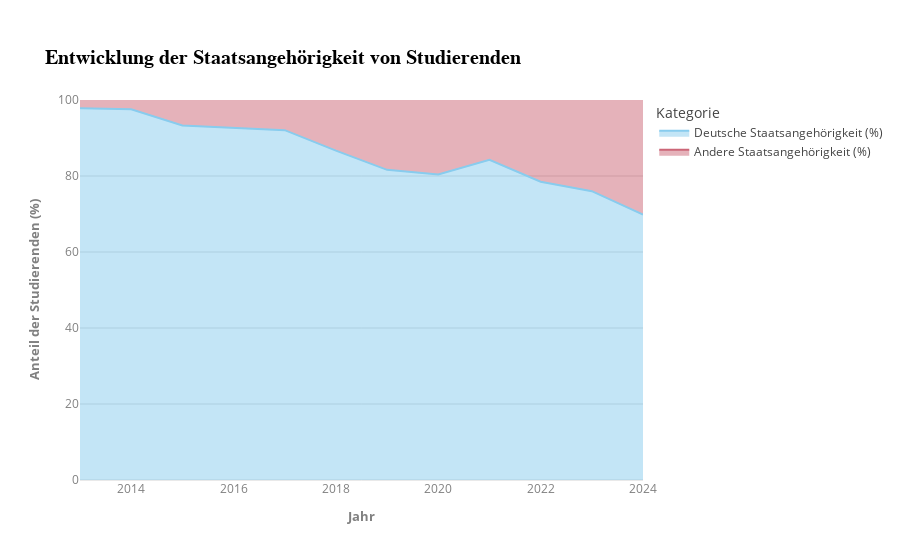

The cell this chart's notebook holds for it:
### Code cell
fig = px.area(
    df_staatsangehoerigkeit, 
    x="Jahr", 
    y=["Deutsche Staatsangehörigkeit (%)", "Andere Staatsangehörigkeit (%)"], 
    title="Entwicklung der Staatsangehörigkeit von Studierenden",
    labels={"value": "Anteil (%)", "variable": "Staatsangehörigkeit"},
    color_discrete_sequence=px.colors.qualitative.Safe,
    template="infoviz"
)

fig.update_layout(
    template="infoviz",
    xaxis_title="Jahr",
    yaxis_title="Anteil der Studierenden (%)",
    yaxis=dict(range=[0, 100]),  # Da die Summe 100% ergibt
    legend_title="Kategorie"
)

fig.show()

### Figure 1 — Plotly figure (JSON) as saved in the notebook; plotly's stock layout.template omitted (floating-point values rounded to 4 significant figures)
{"data": [{"fillpattern": {"shape": ""}, "hovertemplate": "Staatsangehörigkeit=Deutsche Staatsangehörigkeit (%)<br>Jahr=%{x}<br>Anteil (%)=%{y}<extra></extra>", "legendgroup": "Deutsche Staatsangehörigkeit (%)", "line": {"color": "rgb(136, 204, 238)"}, "marker": {"symbol": "circle"}, "mode": "lines", "name": "Deutsche Staatsangehörigkeit (%)", "orientation": "v", "showlegend": true, "stackgroup": "1", "type": "scatter", "x": ["2013", "2014", "2015", "2016", "2017", "2018", "2019", "2020", "2021", "2022", "2023", "2024"], "xaxis": "x", "y": [97.85, 97.54, 93.3, 92.75, 92.07, 86.67, 81.62, 80.4, 84.27, 78.5, 76.0, 69.86], "yaxis": "y"}, {"fillpattern": {"shape": ""}, "hovertemplate": "Staatsangehörigkeit=Andere Staatsangehörigkeit (%)<br>Jahr=%{x}<br>Anteil (%)=%{y}<extra></extra>", "legendgroup": "Andere Staatsangehörigkeit (%)", "line": {"color": "rgb(204, 102, 119)"}, "marker": {"symbol": "circle"}, "mode": "lines", "name": "Andere Staatsangehörigkeit (%)", "orientation": "v", "showlegend": true, "stackgroup": "1", "type": "scatter", "x": ["2013", "2014", "2015", "2016", "2017", "2018", "2019", "2020", "2021", "2022", "2023", "2024"], "xaxis": "x", "y": [5.6, 5.333, 9.571, 9.667, 21.1, 23.15, 21.07, 22.62, 30.55, 26.46, 32.73, 32.46], "yaxis": "y"}], "layout": {"legend": {"title": {"text": "Kategorie"}, "tracegroupgap": 0}, "title": {"text": "Entwicklung der Staatsangehörigkeit von Studierenden"}, "xaxis": {"anchor": "y", "domain": [0, 1], "title": {"text": "Jahr"}}, "yaxis": {"anchor": "x", "domain": [0, 1], "range": [0, 100], "title": {"text": "Anteil der Studierenden (%)"}}}}
